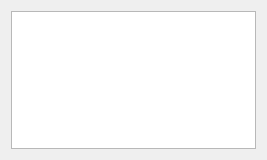
<?xml version="1.0" encoding="UTF-8"?>
<ui version="4.0">
 <class>librepcb::editor::EagleLibraryImportWizardPage_SelectElements</class>
 <widget class="QWizardPage" name="librepcb::editor::EagleLibraryImportWizardPage_SelectElements">
  <property name="geometry">
   <rect>
    <x>0</x>
    <y>0</y>
    <width>267</width>
    <height>160</height>
   </rect>
  </property>
  <property name="windowTitle">
   <string notr="true">SelectElements</string>
  </property>
  <property name="title">
   <string>Select Elements To Import</string>
  </property>
  <property name="subTitle">
   <string>Select the library elements to import. Dependent elements of devices and components will be selected automatically.</string>
  </property>
  <layout class="QVBoxLayout" name="verticalLayout">
   <item>
    <widget class="QTreeWidget" name="treeWidget">
     <property name="editTriggers">
      <set>QAbstractItemView::NoEditTriggers</set>
     </property>
     <property name="animated">
      <bool>true</bool>
     </property>
     <property name="headerHidden">
      <bool>true</bool>
     </property>
     <column>
      <property name="text">
       <string notr="true">1</string>
      </property>
     </column>
    </widget>
   </item>
  </layout>
 </widget>
 <resources/>
 <connections/>
</ui>
